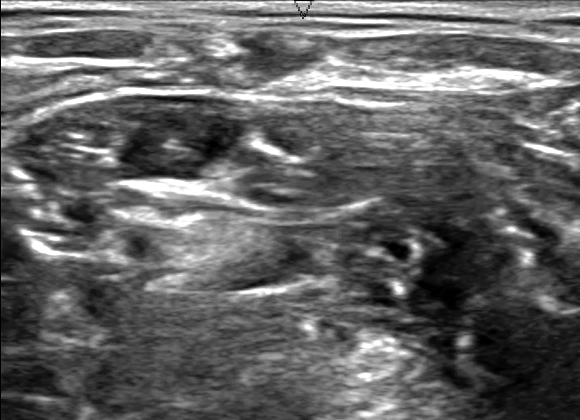
#> input picture 10_100.tif, 580 x 420 px
$ python -i data_loader.py   (imports and definitions only)
#> lines starting #> are read from the running program, lines starting #| are printed output that depends on the picture
import numpy as np
import pandas as pd
from torch.utils.data import Dataset
import cv2
import os

def process(path, mask = False):
#> called with path = '10_100.tif', mask = False
    image = cv2.imread(path)
#> image is the input picture: shape (420, 580, 3); min 0, max 255, mean 99.3
    # print(path)
    image = cv2.cvtColor(image, cv2.COLOR_BGR2GRAY)
#> image: shape (420, 580)
    cv2.imwrite('gray_image.jpg', image)
    image = cv2.resize(image, (256,256), interpolation =cv2.INTER_AREA)
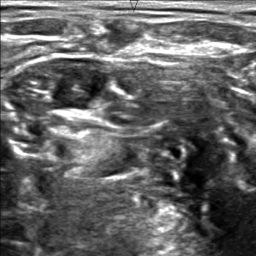
#> image: shape (256, 256); min 0, max 255, mean 99.3
    cv2.imwrite('resize_image.jpg', image)
    if mask:
        _, image = cv2.threshold(image,190,255,cv2.THRESH_BINARY)
    # cv2.imwrite('small_process.jpg', image)
    # print(np.std(image))
    # return np.float32(image - np.mean(image)) / np.std(image)
    return np.float32(image/255)

class CustomDataset(Dataset):
    def __init__(self, csv_file, image_dir, transorm=None):
        self.annotations = pd.read_csv(csv_file)
        self.image_dir = image_dir
        self.transform = transorm

    def __len__(self):
        return len(self.annotations)

    def __getitem__(self, index):
        image_path = os.path.join(self.image_dir, self.annotations.iloc[index,1])
        image = process(image_path)

        mask_name = self.annotations.iloc[index,1].split('.')[0]+'_mask.tif'
        mask_path = os.path.join(self.image_dir, mask_name)
        mask = process(mask_path, mask=True)

        if self.transform:
            image = self.transform(image)
            mask = self.transform(mask)

        return (image, mask)


>>> result = process('10_100.tif')
